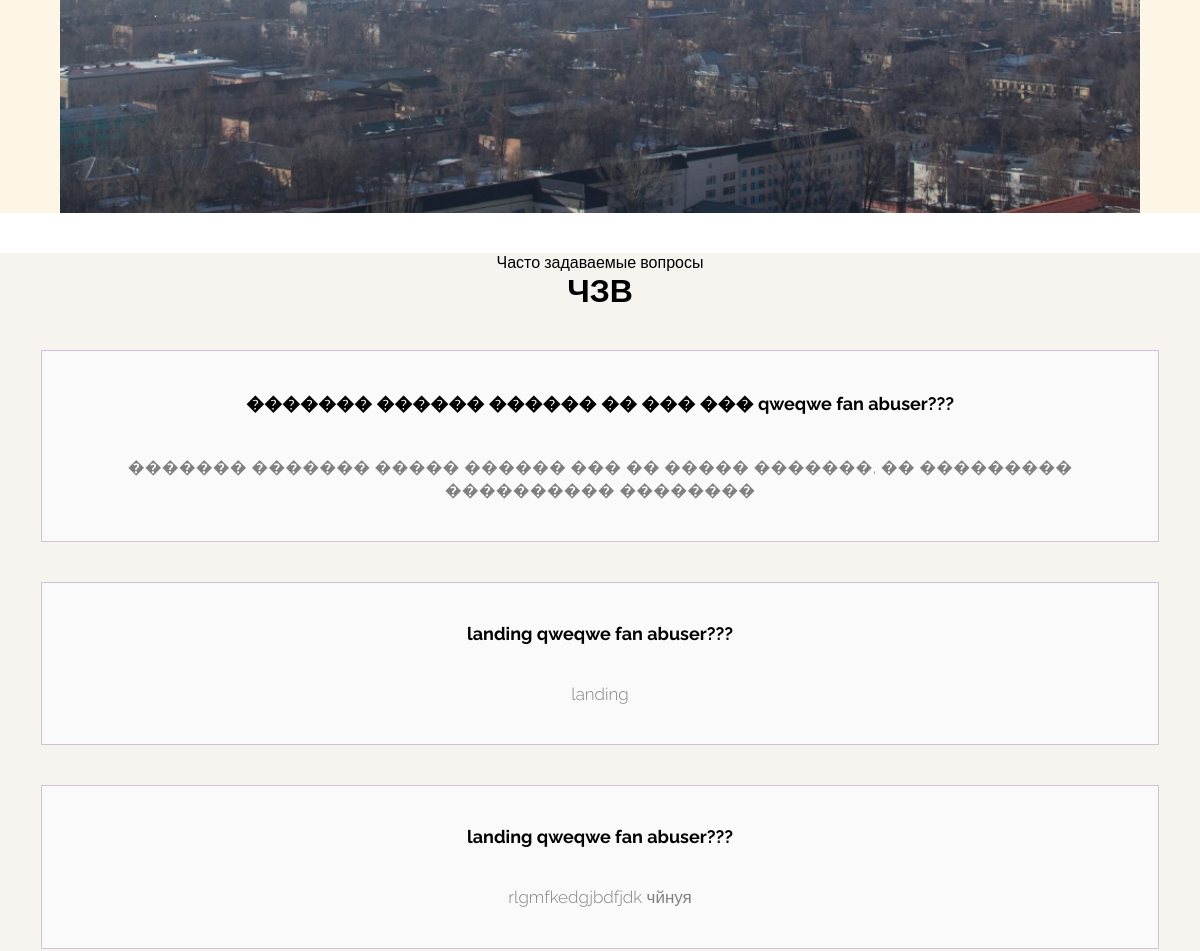
The app's page / (middle part), older data.
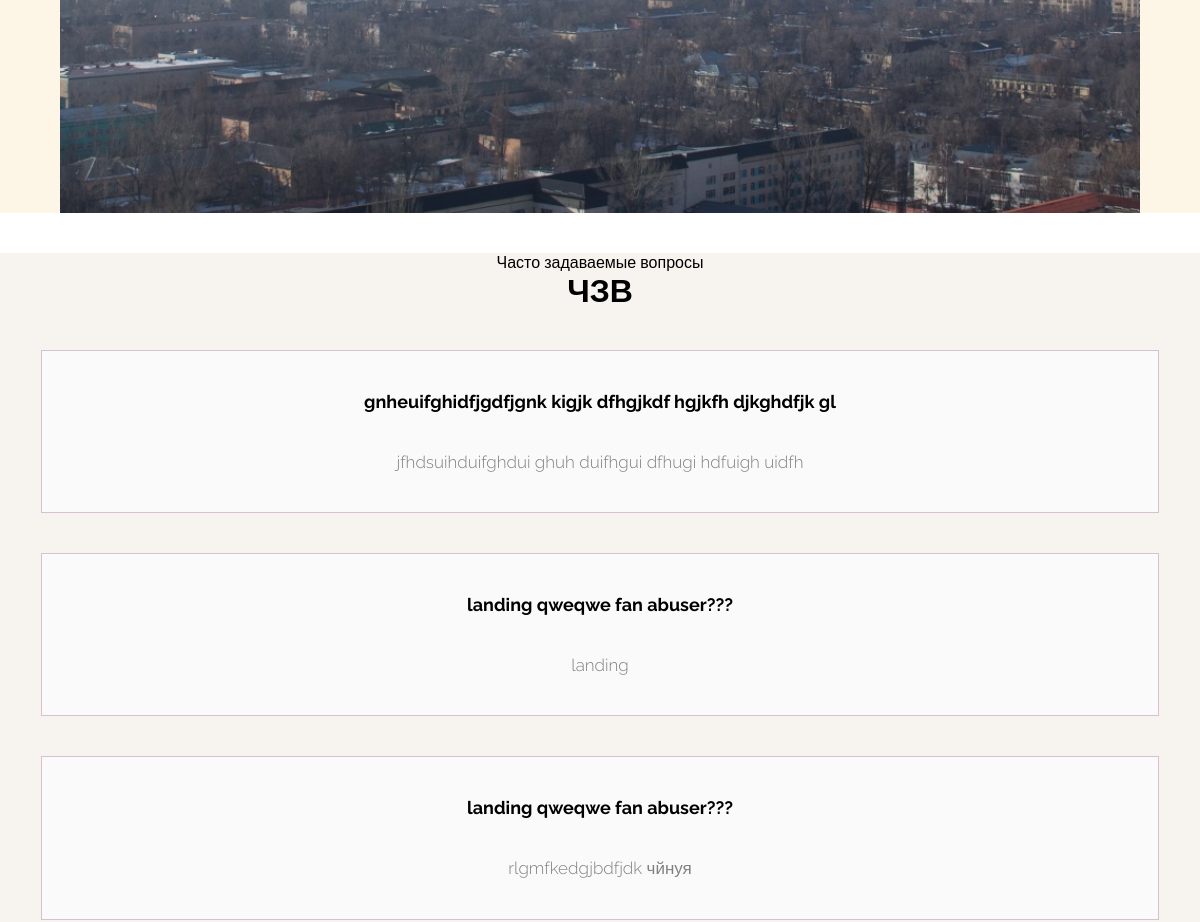
The same page, newer data.
### landing/models.py (models this page shows, shortened)
class FAQ(models.Model):
    question = models.CharField(max_length=150)
    answer = models.CharField(max_length=350)

### landing/views.py (the view)
# urls.py: path('', views.main_page, name='main_page'),
def main_page(request):
    context = {}
    context['Service'] = Service.objects.all()[:3]
    context['FAQ'] = FAQ.objects.all()[:3]
    context['Latest_News'] = News.objects.all()[:3]
    return render(request, 'landing/main_page.html', context)

### landing/context_processors.py (called while the page is built)
def news(request):
    return {'RecentNews': News.objects.all()[:3]}

### landing/models.py (called while the page is built)
    def get_absolute_url(self):
        return reverse('landing:news_detail_page', kwargs={'news_slug': self.slug})

### templates/landing/main_page.html (shortened to what this page needs)
{% extends 'base.html' %}
{% load static %}
{% block head %}
     <link rel="stylesheet" href="{% static 'css/main_page.css' %}">
{% endblock head %}
{% block content %}
<section class="section_wrapper">
<div class="Wrapper">
<div class="InfoBlock__img">
</div>
</div>
</section>
    <div class="Faq_block">
    <p>Часто задаваемые вопросы</p>
    <h1>ЧЗВ</h1>
    {% for faq in FAQ %}
    <div class="Faq_item">
    <h1 class="Faq_title">{{ faq.question }}</h1>
    <p class="Faq_answer"> {{ faq.answer }} </p>
    </div>
    {% endfor %}
    </div>
{% endblock content %}

### templates/base.html (shortened to what this page needs)
<!DOCTYPE html>
{% load static %}
<html lang="en">
<head>
{% block head %}
{% endblock head %}
<link rel="stylesheet" href="{% static 'css/base.css' %}">
</head>
<body>
{% block content %}
{% endblock content %}
</body>
</html>

### static/css/main_page.css (style rules this page uses)
* { font-family: 'Raleway', sans-serif; }
.Wrapper { width: 90vw; margin: 0 auto; }
.InfoBlock__img { background-image: url(../img/pollutuon.jpg); width: 90vw; height: 90vh; background-size: cover; }
.section_wrapper { background-color: #FDF5E6; }
.Faq_block { background-color: #f7f4f0; text-align: center; margin-top: 5vh; padding-bottom: 5vh; }
.Faq_item { background-color:#fafafa; width: 93vw; margin: 5vh auto; border: 1px solid thistle; }
.Faq_title { font-size: 18px; }
.Faq_title, .Faq_answer { width: 85vw; margin: 5vh auto; }
.Faq_answer { font-weight: 300; color:grey; font-size: 17px; }

### static/css/base.css (style rules this page uses)
* { margin: 0; padding: 0; }
body { display:flex; flex-direction:column; height:100vh; margin:0; }

Row changes from the older to the newer data that the page shows:
removed FAQ: question "������� ������ ������ �� ��� ��� qweqwe fan abuser???", answer "������� ������� ����� ������ ��� �� ����� �������, �� ��������� ���������� ��������"
added FAQ: question "gnheuifghidfjgdfjgnk kigjk dfhgjkdf hgjkfh djkghdfjk gl", answer "jfhdsuihduifghdui ghuh duifhgui dfhugi hdfuigh uidfh"
